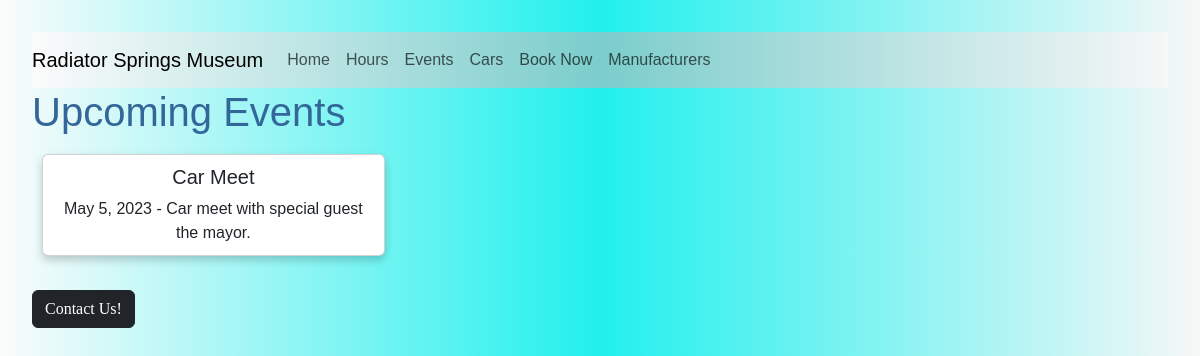
Before: /events with the older database file.
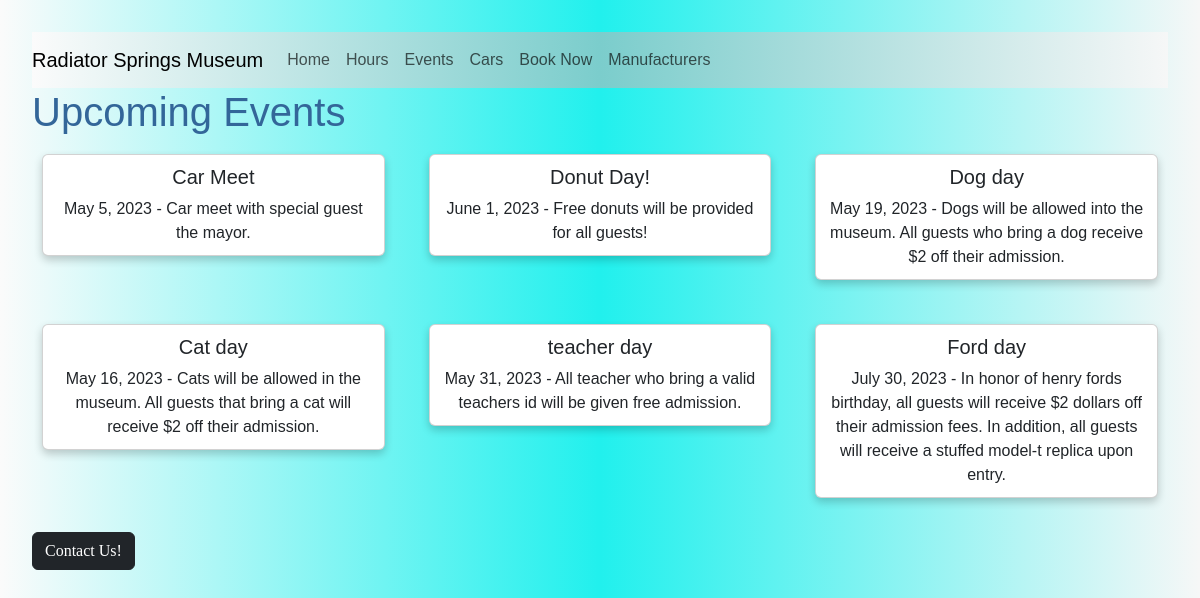
After: the same page with the newer database file.
### cars/models.py (models this page shows, shortened)
class Events(models.Model):
    id = models.AutoField(primary_key=True)
    event_name = models.CharField(max_length=100)
    event_detail = models.TextField()
    date = models.DateField(default=datetime.date.today)

### cars/views.py (the view)
# urls.py: path('events', views.events, name='events'),
def events(request):
 events = Events.objects.all()
 return render(request, 'events.html', {'events': events})

### cars/templates/events.html (shortened to what this page needs)
<!DOCTYPE html>
<html>
<head>
  {% load bootstrap5 %}
  {% bootstrap_css %}
  {% load static %}
</head>
<link rel = "stylesheet" href='{% static "css/cssIndex1.css" %}'>
<body>
    <nav class="navbar navbar-expand-lg navbar-light bg-light">
        <a class="navbar-brand">Radiator Springs Museum</a>
        <div class="collapse navbar-collapse" id="navbarSupportedContent">
          <ul class="navbar-nav mr-auto">
            <li class="nav-item active">
              <a class="nav-link" href="index">Home</a>
            </li>
            <li class="nav-item">
              <a class="nav-link" href="hours">Hours</a>
            </li>
            <li class="nav-item">
              <a class="nav-link" href="events">Events</a>
            </li>
            <li class="nav-item">
              <a class="nav-link" href="car_page">Cars</a>
            </li>
            <li class="nav-item">
              <a class="nav-link" href="booking">Book Now</a>
            </li>
            <li class="nav-item">
              <a class="nav-link" href="manufacturer">Manufacturers</a>
            </li>
          </ul>
        </div>
      </nav>
      <h1>Upcoming Events</h1>
<div class="row">
  {% for event in events %}
    <div class="col-md-4 mb-4">
      <div class="card">
        <div class="card-body">
          <h5 class="card-title">{{ event.event_name }}</h5>
          <p class="card-text">{{ event.date }} - {{ event.event_detail }}</p>
        </div>
      </div>
    </div>
  {% empty %}
    <p>No events found.</p>
  {% endfor %}
</div>
<a class="btn btn-dark" href="contact_us">Contact Us!</a>
</body>
</html>

### cars/static/css/cssIndex1.css (style rules this page uses)
.card { box-shadow: 0 4px 8px 0 rgba(0, 0, 0, 0.2); max-width: 400px; margin: 10px; text-align: center; background-color: #fff; }
.card-body { padding: 10px; }
h1 { color: #369; font-family: Arial, Helvetica, sans-serif; font-size: 250%; }
body { margin: 2em; }
body, input[type="text"], button { color: #333; font-family: Cambria, Georgia, serif; }
* { font-family: Arial, Helvetica, sans-serif; }
html { font-size: 14px; }
@media (min-width: 768px) { html { font-size: 16px; } }
html { position: relative; min-height: 100%; }
body { margin-bottom: 60px; background: rgb(251,251,251); background: linear-gradient(90deg, rgba(251,251,251,1) 0%, rgba(33,240,237,1) 50%, rgba(246,247,247,1) 100%); }
nav { background: rgb(251,251,251); background: linear-gradient(90deg, rgba(251,251,251,1) 0%, rgba(123,205,204,1) 50%, rgba(246,247,247,1) 100%); }

Changed rows visible on the page:
added Events: event_name "Donut Day!", date "June 1, 2023", event_detail "Free donuts will be provided for all guests!"
added Events: event_name "Dog day", date "May 19, 2023", event_detail "Dogs will be allowed into the museum. All guests who bring a dog receive $2 off their admission."
added Events: event_name "Cat day", date "May 16, 2023", event_detail "Cats will be allowed in the museum. All guests that bring a cat will receive $2 off their admission."
added Events: event_name "teacher day", date "May 31, 2023", event_detail "All teacher who bring a valid teachers id will be given free admission."
added Events: event_name "Ford day", date "July 30, 2023", event_detail "In honor of henry fords birthday, all guests will receive $2 dollars off their admission fees. In addition, all guests will receive a stuffed model-t replica upon entry."
